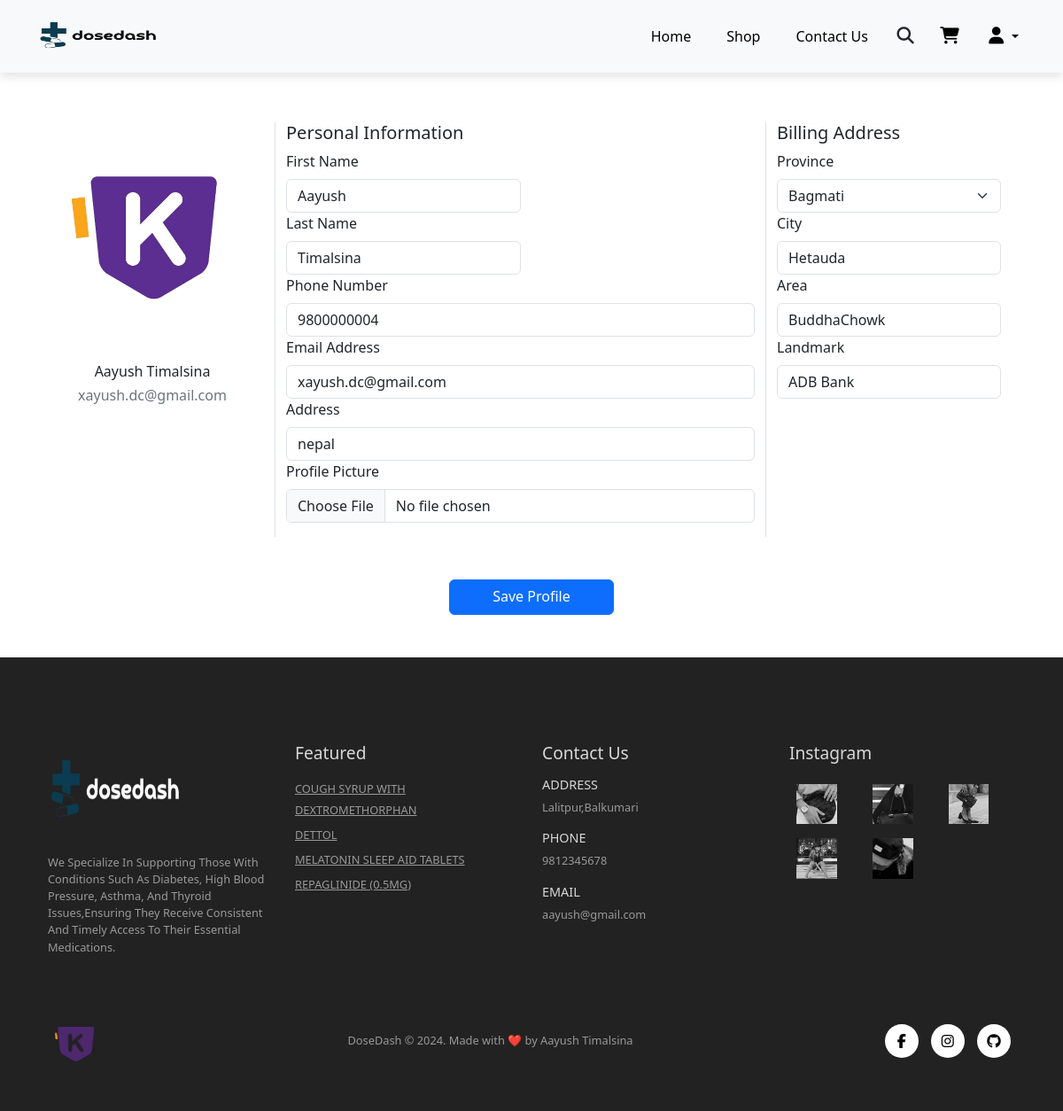
Screenshot of /profile/ (signed in) with the database file from the repository.
### dosedashapp/models.py (models this page shows, shortened)
class UserProfile(models.Model):
    user = models.OneToOneField(User, on_delete=models.CASCADE)
    Phone_Number = models.CharField(max_length=15, blank=True, null=True)
    Country = models.CharField(max_length=200, blank=True, null=True)
    Province = models.CharField(max_length=200, blank=True, null=True)
    City = models.CharField(max_length=200, blank=True, null=True)
    Area = models.CharField(max_length=200, blank=True, null=True)
    Landmark = models.CharField(max_length=200, blank=True, null=True)
    Image = models.ImageField(upload_to = 'static/image/user/')

class Product(models.Model):
    Product_Name = models.CharField(max_length = 200)
    Product_Price = models.PositiveIntegerField(null = False)
    Product_Description = models.TextField()
    Product_Tag = models.ManyToManyField(ProductTag, blank = True)
    Product_Image = models.ImageField(upload_to = 'static/image/products/')
    Product_Quantity = models.PositiveBigIntegerField(null = True)

### dosedashapp/views.py (the view)
# urls.py: path('profile/', views.profile, name="profile"),
@login_required
def profile(request):
    user = request.user
    phone_number = user.userprofile.Phone_Number
    return render(request, "profile.html", {'user':user,
                                            'featured' : getFeatured(),
                                            })

### dosedashapp/views.py (called while the page is built)
def getFeatured():
    all_featured = list(Product.objects.filter(Product_Tag = 2))
    featured = sample(all_featured, 4)
    return(featured)

### templates/profile.html (shortened to what this page needs)
{% load static %}
<!DOCTYPE html>
<html lang="en">
<head>
    <link rel="stylesheet" href="{% static 'css/profile.css' %}" />
    <link href="https://cdn.jsdelivr.net/npm/bootstrap@5.3.2/dist/css/bootstrap.min.css" rel="stylesheet">
    <link rel="stylesheet" href="https://cdnjs.cloudflare.com/ajax/libs/font-awesome/6.5.1/css/all.min.css" />
</head>
<body>
    {% include "nav.html" %}
    <div class="container mt-5">
        <h3>User Profile</h3>
        <form class="row g-3 mt-1" action="{% url 'updateprofile' %}" method = "POST" enctype="multipart/form-data">
        <div class="row mt-5">
            <div class="col-md-3 text-center border-end">
                <div class="mt-1">
                    <img src="/{{ user.userprofile.Image }}" class="w-100" alt="PP">
                </div>
                <h6 class="mt-3">{{ user.first_name }} {{ user.last_name }}</h6>
                <h6 class="text-secondary">{{ user.email }}</h6>
            </div>
            <div class="col border-end">
                <h5>Personal Information</h5>
                    <div class="col-md-6">
                        <label for="firstname" class="form-label">First Name</label>
                        <input type="text" class="form-control" name="firstname" id="firstname" value="{{ user.first_name }}">
                    </div>
                    <div class="col-md-6">
                        <label for="lastname" class="form-label">Last Name</label>
                        <input type="text" class="form-control" name="lastname" id="lastname" value="{{ user.last_name }}">
                    </div>
                    <div class="col-12">
                        <label for="number" class="form-label">Phone Number</label>
                        <input type="number" class="form-control" name="number" id="number" value="{{ user.userprofile.Phone_Number }}">
                    </div>
                    <div class="col-12">
                        <label for="emailaddress" class="form-label">Email Address</label>
                        <input type="email" class="form-control" name="email" id="emailaddress" value="{{ user.email}}">
                    </div>
                    <div class="col-md-12">
                        <label for="address" class="form-label">Address</label>
                        <input type="text" class="form-control" name="address" id="address" value="{{ user.userprofile.Country }}">
                    </div>
                    <div class="form-group mb-3">
                        <label for="profile" class="form-label">Profile Picture</label>
                        <div class="input-group">
                            <input type="file" class="form-control" name = "image" id="profile" value="/{{ user.userprofile.Image }}">
                        </div>
                    </div>
            </div>
            <div class="col-md-3">
                <h5>Billing Address</h5>
                    <div class="col-md-12">
                        <label for="province" class="form-label">Province</label>
                        <select class="form-select" name="province" id="province">
                            <option value="{{ user.userprofile.Province }}">{{ user.userprofile.Province }}</option>
                        </select>
                    </div>
                    <div class="col-md-12">
                        <label for="city" class="form-label">City</label>
                        <input type="text" class="form-control" name="city" id="city" value="{{ user.userprofile.City }}">
                    </div>
                    <div class="col-md-12">
                        <label for="area" class="form-label">Area</label>
                        <input type="text" class="form-control" name="area" id="area" value="{{ user.userprofile.Area }}">
                    </div>
                    <div class="col-md-12">
                        <label for="landmark" class="form-label">Landmark</label>
                        <input type="text" class="form-control"  name="landmark" id="landmark" value="{{ user.userprofile.Landmark }}">
                    </div>
            </div>
        </div>
        <div class="d-flex justify-content-center mt-5">
            <input type="submit" class="btn btn-primary px-5 pb-2" value="Save Profile">
        </div>
    </form>
    </div>
    {% include "footer.html" %}
</body>
</html>

### templates/footer.html (shortened to what this page needs)
{% load static %}
<footer class="mt-5 py-5">
    <div class="row container mx-auto pt-5">
      <div class="footer-one col-lg-3 col-md-6 col-12">
        <img src="{% static 'image/logo/logobg.png' %}" alt="logo" style="width: 160px; height: 110px;">
        <p class="pt-3">We Specialize In Supporting Those With Conditions Such As Diabetes, High Blood Pressure, Asthma, And Thyroid Issues,Ensuring They Receive Consistent And Timely Access To Their Essential Medications.</p>
      </div>
      <div class="footer-one col-lg-3 col-md-6 col-12 mb-3">
        <h5 class="pb-2">Featured</h5>
        <ul class="text-uppercase list-unstyled">
          {% for feature in featured %}
            <li><a href="{% url 'product' feature.id %}">{{ feature.Product_Name }}</a></li>
          {% endfor %}
        </ul>
      </div>
      <div class="footer-one col-lg-3 col-md-6 col-12 mb-3">
        <h5 class="pb-2">Contact Us</h5>
        <div>
          <h6 class="text-uppercase">Address</h6>
          <p>Lalitpur,Balkumari</p>
        </div>
        <div>
          <h6 class="text-uppercase">Phone</h6>
          <p>9812345678</p>
        </div>
        <div>
          <h6 class="text-uppercase">Email</h6>
          <p>aayush@gmail.com</p>
        </div>
      </div>
      <div class="footer-one col-lg-3 col-md-6 col-12">
        <h5 class="pb-2">Instagram</h5>
        <div class="row">
          <img class="img-fluid w-25 h-100 m-2" src="{% static 'image/insta/1.jpg' %}" alt="instaimg">
          <img class="img-fluid w-25 h-100 m-2" src="{% static 'image/insta/2.jpg' %}" alt="instaimg">
          <img class="img-fluid w-25 h-100 m-2" src="{% static 'image/insta/3.jpg' %}" alt="instaimg">
          <img class="img-fluid w-25 h-100 m-2" src="{% static 'image/insta/4.jpg' %}" alt="instaimg">
          <img class="img-fluid w-25 h-100 m-2" src="{% static 'image/insta/5.jpg' %}" alt="instaimg">
        </div>
      </div>
    </div>
    <div class="copyright mt-5">
      <div class="row container mx-auto d-flex align-items-center justify-content-between">
        <div class="col-lg-3 col-md-6 col-12">
          <img class="e-sewa-logo img-fluid w-25 h-100 " src="{% static 'image/logo/khalti.png' %}" alt="payment">
        </div>
        <div class="col-lg-4 col-md-6 col-12 text-nowrap text-center">
          <p class="mb-0">DoseDash © 2024. Made with ❤️ by Aayush Timalsina </p>
        </div>
        <div class="col-lg-4 col-md-6 col-12 text-end">
          <a href="https://www.facebook.com/aayush2133"><i class="fa-brands fa-facebook-f"></i></a>
          <a href="https://www.instagram.com/ssh_aayush/"><i class="fa-brands fa-instagram"></i></a>
          <a href="https://github.com/SshAayush"><i class="fa-brands fa-github"></i></a>
        </div>
      </div>
    </div>
  </footer>

### static/css/footer.css (style rules this page uses)
footer { background-color: #222; }
footer h5 { color: #d8d8d8; font-size: 1.2rem; }
footer h6 { color: #d8d8d8; font-size: 0.9rem; }
footer li { padding-bottom: 4px; }
footer li a { font-size: 0.8rem; color: #999; }
footer p { color: #999; font-size: 0.8rem; }
footer .copyright a { color: black; width: 38px; height: 38px; background-color: #fff; display: inline-block; text-align: center; line-height: 38px; border-radius: 50%; transition: 0.3s ease; margin: 0 5px; }
.e-sewa-logo { width:60px; height: 60px; }

### rows the page displays
Product: Product_Name "COUGH SYRUP WITH DEXTROMETHORPHAN"
Product: Product_Name "DETTOL"
Product: Product_Name "MELATONIN SLEEP AID TABLETS"
Product: Product_Name "REPAGLINIDE (0.5MG)"

### other values shown
{{ user.first_name }} "Aayush"
{{ user.last_name }} "Timalsina"
{{ user.email }} "xayush.dc@gmail.com"
